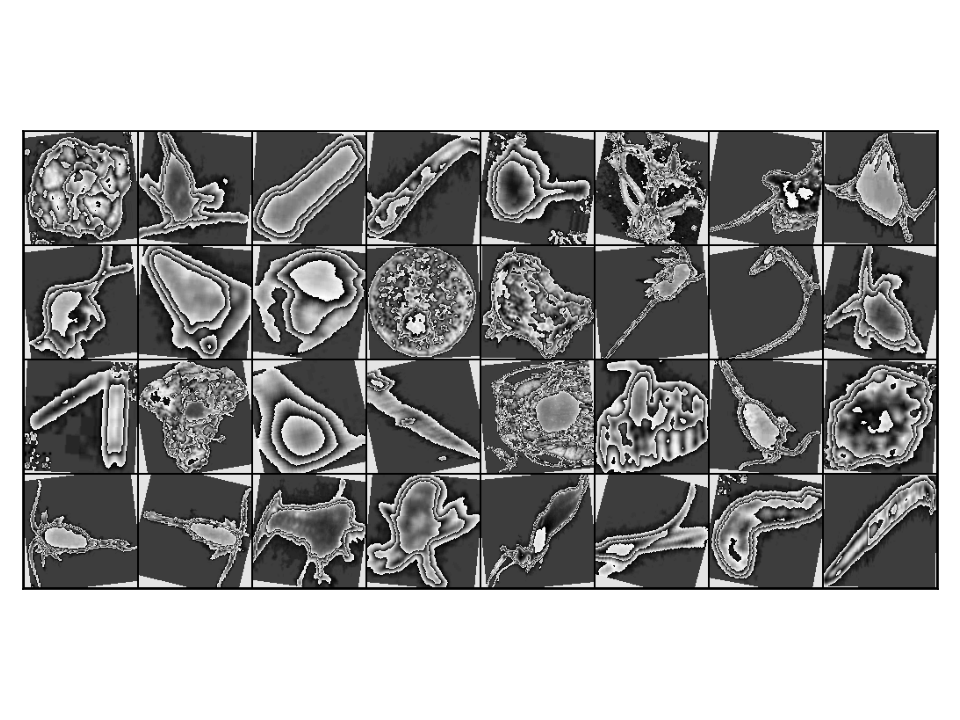
#> input picture data_analysis/sample_batch.png, 960 x 720 px; its folder holds only this picture in this run
$ python -i preprocess_pelgas_crop.py   (imports and definitions only)
#> lines starting #> are read from the running program, lines starting #| are printed output that depends on the picture; after the words box and inside, x2 and y2 are one past the last pixel; in counts of white or black regions, pixels touching at a corner belong together
#> further down, picture is the input picture: shape (720, 960, 3); min 0, max 255, mean 157
import os
import numpy as np
from pathlib import Path
from skimage import io, color, filters, measure, morphology
from tqdm import tqdm # Pour la barre de progression
import warnings

# On ignore les warnings liés aux images basse  qualité/contrast
# [1 line not run here, left out]

# === CONFIGURATION ===
SOURCE_DIR = "/home/lmalerba/projects/sdim_data_challenge/kaggle_challenge_sdi_cleaned/kaggle_challenge_sdi/data/pelgas_dataset/101141/individual_images"  # <--- METS TON CHEMIN ICI
DEST_DIR = "/home/lmalerba/projects/sdim_data_challenge/kaggle_challenge_sdi_cleaned/kaggle_challenge_sdi/data/pelgas_dataset_cropped/101141/individual_images"


# === RÉGLAGES OPTIMISÉS (V4) ===
MARGIN_RATIO = 0.10      # Marge réduite à 10%
BOTTOM_TOLERANCE = 20    # Exclusion bas (échelle)
NOISE_TOLERANCE = 5      # Sensibilité écart au fond
EXTENSIONS = {'.jpg', '.jpeg', '.png', '.tif', '.tiff', '.bmp'}

def smart_crop_background_deviation(img):
    """
    Détecte le plancton par écart de luminosité par rapport au fond (Deviation Method).
    Retourne: l'image croppée (ou None si vide).
    """
    # 1. Conversion et Normalisation
    if img.ndim == 3:
        gray = color.rgb2gray(img)
        # Force conversion 0-255 uint8
        if gray.max() <= 1.0: gray = (gray * 255).astype(np.uint8)
    else:
        gray = img
        if gray.dtype != np.uint8 and gray.max() <= 1.0:
            gray = (gray * 255).astype(np.uint8)

    h, w = gray.shape
#> h = 720; w = 960

    # 2. Détection Echelle (Zone interdite)
    scale_top_limit = h
#> scale_top_limit = 720
    try:
        thresh_rough = filters.threshold_otsu(gray)
#> thresh_rough = 152
        mask_rough = gray < thresh_rough
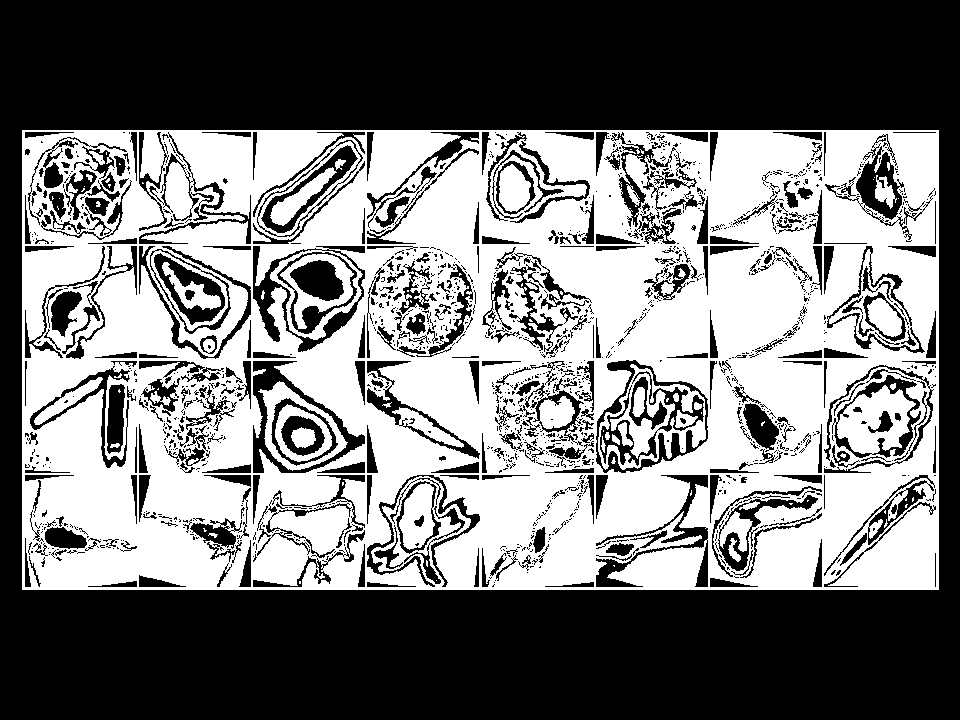
#> mask_rough: shape (720, 960) bool; 47.2% white; 120 white regions (87 under 20 px), largest, box (x1, y1, x2, y2) and area: (22, 130, 939, 590) 312220, (598, 364, 706, 470) 3542, (258, 381, 348, 471) 1722
        mask_rough = morphology.binary_dilation(mask_rough, morphology.disk(6))
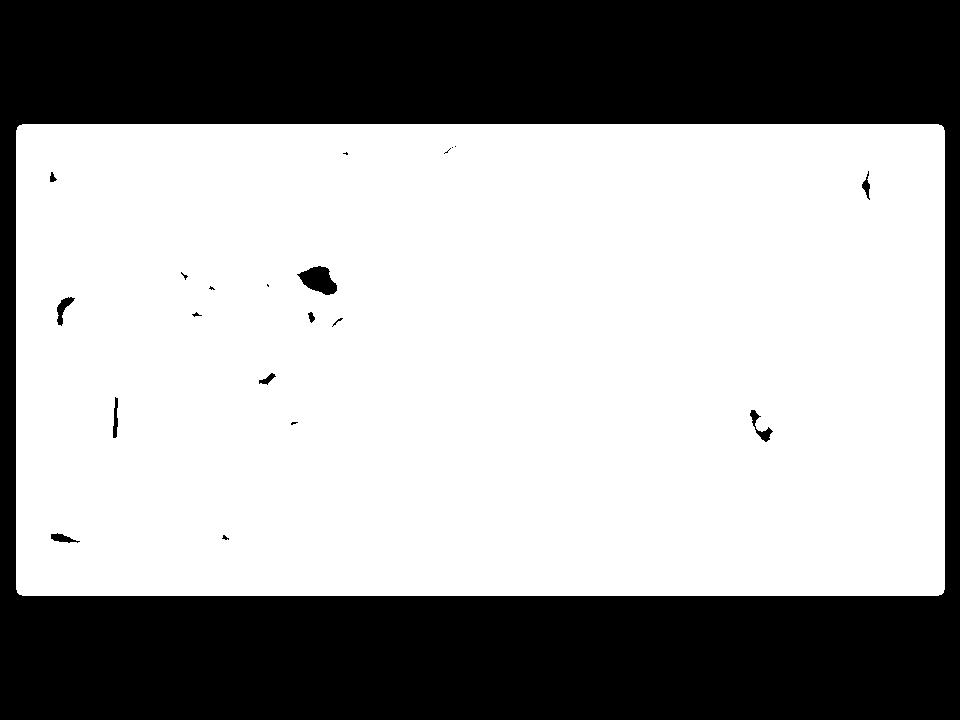
#> mask_rough: shape (720, 960) bool; 63.2% white; 21 black regions (9 under 20 px), largest, box (x1, y1, x2, y2) and area: (0, 0, 960, 720) 252768, (297, 266, 337, 295) 712, (750, 410, 773, 442) 213
        lbl_rough = measure.label(mask_rough)

        for r in measure.regionprops(lbl_rough):
            minr, minc, maxr, maxc = r.bbox
            # Si un objet touche le bas de l'image (zone tolerance)
            if maxr >= h - BOTTOM_TOLERANCE:
                if minr < scale_top_limit: scale_top_limit = minr
#> this loop made 1 pass
#> (minr, minc, maxr, maxc) on pass 1: (124, 16, 596, 945)
#> after the loop, scale_top_limit = 720

        # Petite marge de sécurité au dessus de l'échelle
        if scale_top_limit < h:
            scale_top_limit = max(0, scale_top_limit - 5)
    except:
        pass # Pas d'échelle détectée ou erreur, on garde toute la hauteur

    # 3. Détection Plancton (Background Deviation)
    # Estimation du fond sur la moitié haute (pour éviter l'échelle)
    bg_sample = gray[0:h//2, :] if h > 20 else gray
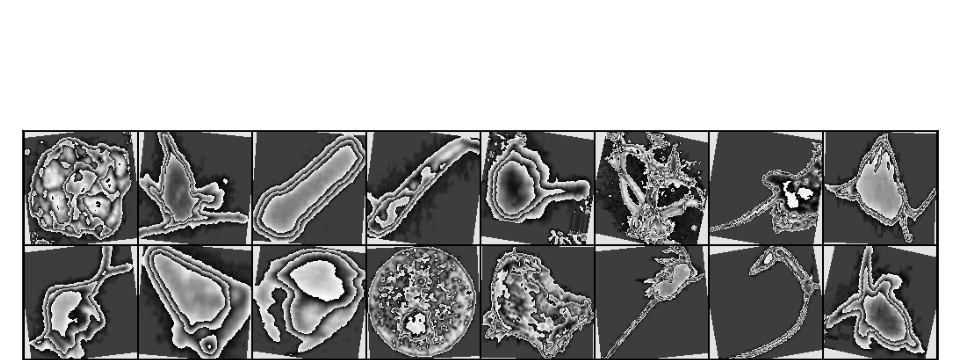
#> bg_sample: shape (360, 960); min 0, max 255, mean 157.2
    if bg_sample.size == 0: return None # Image corrompue ou trop petite

    bg_value = np.median(bg_sample)
#> bg_value = 173
    threshold_value = bg_value - NOISE_TOLERANCE
#> threshold_value = 168

    mask_fine = (gray < threshold_value)
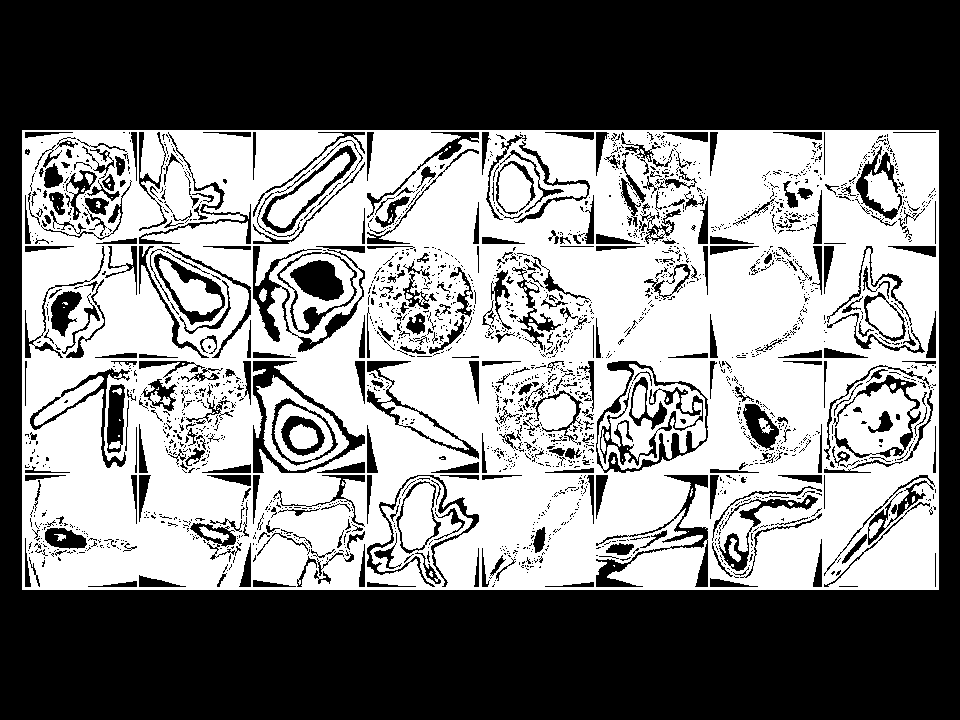
#> mask_fine: shape (720, 960) bool; 49.4% white; 82 white regions (65 under 20 px), largest, box (x1, y1, x2, y2) and area: (22, 130, 939, 590) 332954, (256, 375, 349, 471) 3248, (267, 152, 350, 228) 1696
    # On coupe tout ce qui est en dessous de la limite de l'échelle
    mask_fine[scale_top_limit:h, :] = False

    # Dilatation pour unir les morceaux disjoints
    mask_plankton = morphology.binary_dilation(mask_fine, morphology.disk(2))
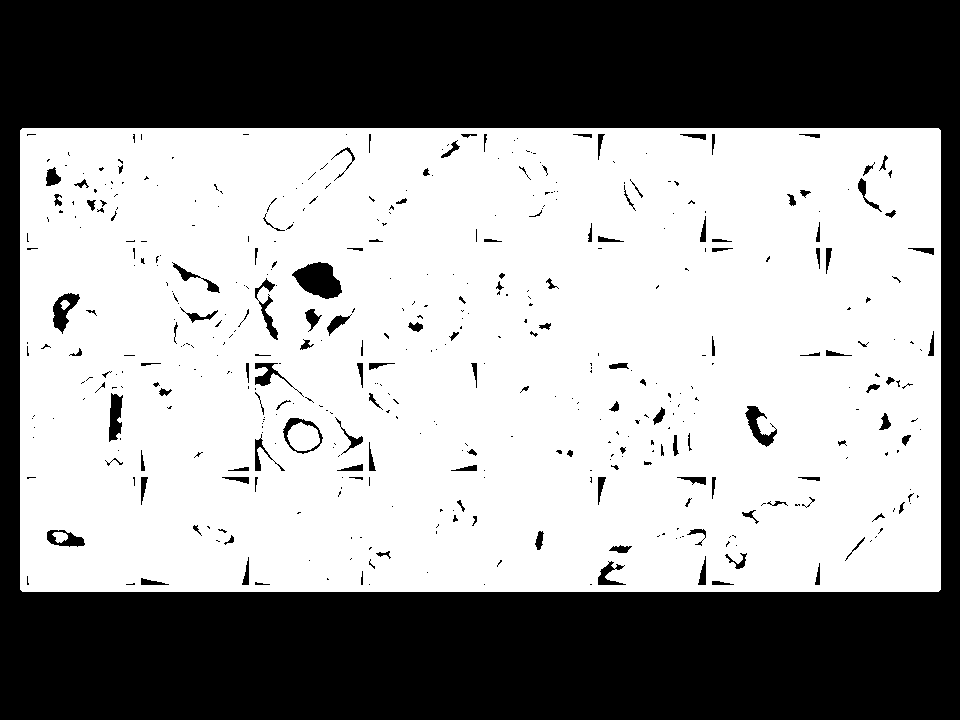
#> mask_plankton: shape (720, 960) bool; 59.8% white; 458 black regions (313 under 20 px), largest, box (x1, y1, x2, y2) and area: (0, 0, 960, 720) 263868, (292, 262, 342, 299) 1196, (53, 293, 80, 334) 520

    # 4. Calcul du Crop
    coords = np.argwhere(mask_plankton)
#> coords = 413291 pairs, first value 128 to 591, second value 20 to 940

    if coords.size == 0:
        return None # Rien détecté (image vide)

    minr, minc = coords.min(axis=0)
#> minr = 128; minc = 20
    maxr, maxc = coords.max(axis=0)
#> maxr = 591; maxc = 940

    h_box, w_box = maxr - minr, maxc - minc
#> h_box = 463; w_box = 920

    # Application de la marge
    pad_h = int(h_box * MARGIN_RATIO)
#> pad_h = 46
    pad_w = int(w_box * MARGIN_RATIO)
#> pad_w = 92

    # Sécurisation des coordonnées
    safe_minr = max(0, minr - pad_h)
#> safe_minr = 82
    safe_minc = max(0, minc - pad_w)
#> safe_minc = 0

    # Le bas du crop ne doit JAMAIS dépasser l'échelle détectée
    safe_maxr = min(scale_top_limit, maxr + pad_h)
#> safe_maxr = 637
    safe_maxc = min(w, maxc + pad_w)
#> safe_maxc = 960

    # Vérification cohérence
    if safe_maxr <= safe_minr or safe_maxc <= safe_minc:
        return None

    # Extraction
    cropped_img = img[safe_minr:safe_maxr, safe_minc:safe_maxc]
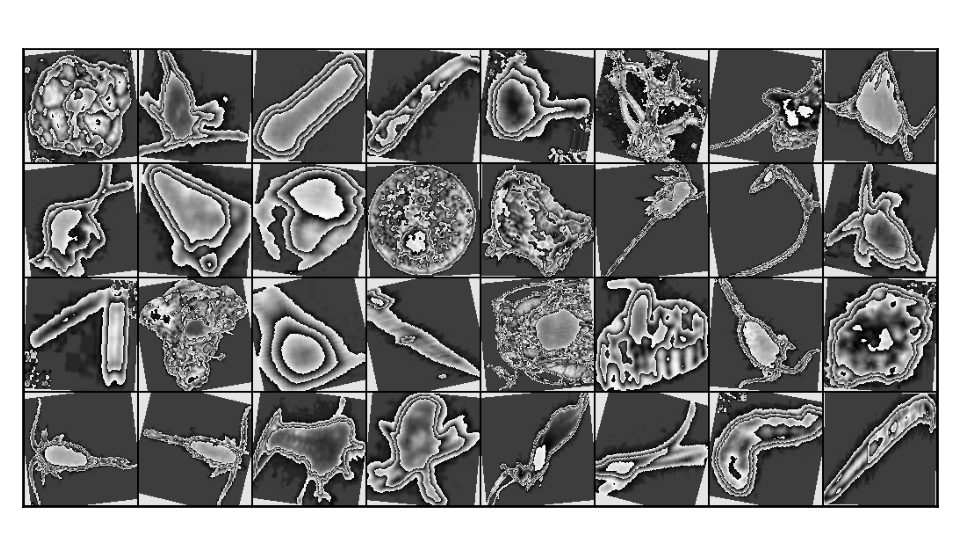
#> cropped_img: shape (555, 960, 3); min 0, max 255, mean 127.9
    return cropped_img

# [57 lines left out: function process_dataset, not called in this run]

# [5 lines not run here, left out]

>>> import cv2
>>> picture = cv2.cvtColor(cv2.imread('../../data_analysis/sample_batch.png'), cv2.COLOR_BGR2RGB)
>>> result = smart_crop_background_deviation(picture)
